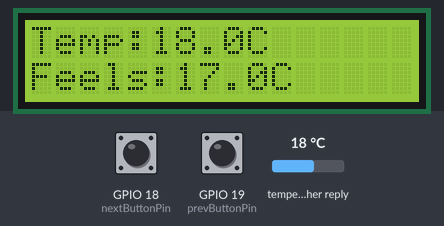
This program was run on a simulated ESP32. Parts: 16×2 character LCD. Inputs (shaded band) come from the test bench; at power-on: GPIO 18 (nextButtonPin) HIGH, GPIO 19 (prevButtonPin) HIGH, temperature in the weather reply 18 °C. WiFi joins after 1.5 s; servers stay silent unless stated; web services answer with replies made up by the test bench; what the program prints to the serial monitor is not drawn.

Above: at 5.0 s.
5.1 s: GPIO 18 (nextButtonPin) pulled LOW for 1 s
At 7.2 s:
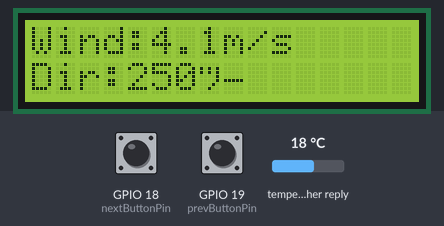
7.6 s: GPIO 19 (prevButtonPin) pulled LOW for 3.2 s
At 7.91 s:
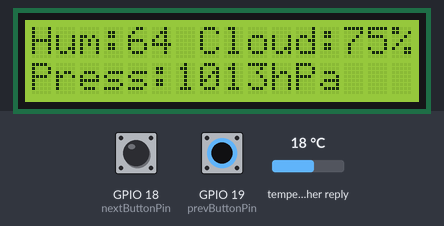
12.3 s: GPIO 19 (prevButtonPin) pulled LOW for 0.15 s
At 12.8 s:
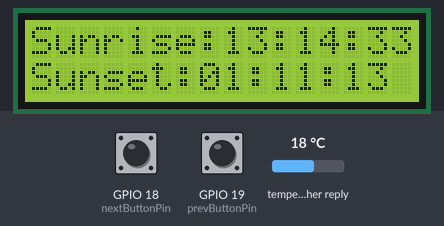
13.9 s: GPIO 19 (prevButtonPin) pulled LOW for 1 s
At 16.2 s:
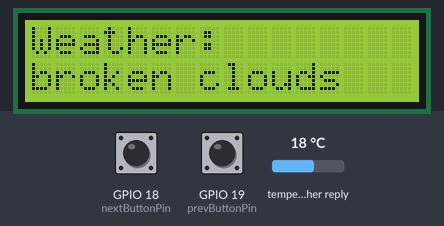
Timing chart, 0 to 17.4 s (numbered marks = the images above; inputs shaded):
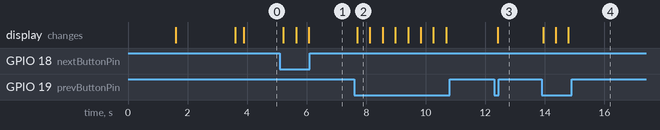

The program:

main.cpp
```cpp
#include <Arduino.h>
#include <Wire.h>
#include <LiquidCrystal_I2C.h>
#include <WiFi.h>
#include <HTTPClient.h>
#include <ArduinoJson.h>

// WiFi and API
const char* ssid = "Wokwi-GUEST";
const char* password = "";
String apiKey = "4e3ff9f85087a3196c469c725af5f9f3";
String city = "Malang";
String units = "metric";
String server = "http://api.openweathermap.org/data/2.5/weather?q=" + city + "&units=" + units + "&appid=" + apiKey;

// LCD setup
LiquidCrystal_I2C lcd(0x27, 16, 2);

// Buttons
const int nextButtonPin = 18;
const int prevButtonPin = 19;
int currentPage = 0;

// Data dari server
String temp = "-";
String feelsLike = "-";
String desc = "-";
String humidity = "-";
String clouds = "-";
String pressure = "-";
String precipitation = "-";
String windSpeed = "-";
String windDeg = "-";
String sunrise = "-";
String sunset = "-";

// Timer
unsigned long lastUpdateTime = 0;
const long updateInterval = 60000; // 1 menit

// Fungsi Forward
void getWeatherData();
void displayPage();
String convertUnixTime(long unixTime);

void setup() {
  Serial.begin(115200);

  pinMode(nextButtonPin, INPUT_PULLUP);
  pinMode(prevButtonPin, INPUT_PULLUP);

  lcd.init();
  lcd.backlight();
  lcd.setCursor(0, 0);
  lcd.print("Weather Info:");

  WiFi.begin(ssid, password);
  lcd.setCursor(0, 1);
  lcd.print("Connecting...");
  while (WiFi.status() != WL_CONNECTED) {
    delay(500);
    Serial.println("Connecting to WiFi...");
  }
  lcd.clear();
  lcd.setCursor(0, 0);
  lcd.print("Connected!");
  delay(2000);
  lcd.clear();

  getWeatherData(); // Fetch pertama
  displayPage();
}

void loop() {
  if (digitalRead(nextButtonPin) == LOW) {
    currentPage++;
    if (currentPage > 4) currentPage = 0; // Update sesuai jumlah page
    displayPage();
    delay(300);
  }

  if (digitalRead(prevButtonPin) == LOW) {
    currentPage--;
    if (currentPage < 0) currentPage = 4; // Update sesuai jumlah page
    displayPage();
    delay(300);
  }

  if (millis() - lastUpdateTime >= updateInterval) {
    getWeatherData();
    lastUpdateTime = millis();
  }

  delay(100);
}

void getWeatherData() {
  if (WiFi.status() == WL_CONNECTED) {
    HTTPClient http;
    http.begin(server);
    int httpCode = http.GET();

    if (httpCode > 0) {
      String payload = http.getString();
      Serial.println(payload);

      const size_t capacity = 2048;
      DynamicJsonDocument doc(capacity);
      DeserializationError error = deserializeJson(doc, payload);

      if (!error) {
        temp = String(doc["main"]["temp"].as<float>(), 1);
        feelsLike = String(doc["main"]["feels_like"].as<float>(), 1);
        desc = doc["weather"][0]["description"].as<String>();
        humidity = String(doc["main"]["humidity"].as<int>());
        clouds = String(doc["clouds"]["all"].as<int>()) + "%";
        pressure = String(doc["main"]["pressure"].as<int>()) + "hPa";
        windSpeed = String(doc["wind"]["speed"].as<float>(), 1) + "m/s";
        windDeg = String(doc["wind"]["deg"].as<int>()) + "°";
        sunrise = convertUnixTime(doc["sys"]["sunrise"].as<long>());
        sunset = convertUnixTime(doc["sys"]["sunset"].as<long>());

        // Periksa apakah ada hujan
        if (doc.containsKey("rain") && doc["rain"].containsKey("1h")) {
          precipitation = String(doc["rain"]["1h"].as<float>()) + "mm";
        } else {
          precipitation = "0mm";
        }
      } else {
        Serial.println("Failed to parse JSON");
      }

      displayPage();
    } else {
      Serial.println("HTTP Request error");
    }
    http.end();
  } else {
    Serial.println("WiFi disconnected");
  }
}

void displayPage() {
  lcd.clear();
  switch (currentPage) {
    case 0:
      lcd.setCursor(0, 0);
      lcd.print("Temp:" + temp + "C");
      lcd.setCursor(0, 1);
      lcd.print("Feels:" + feelsLike + "C");
      break;
    case 1:
      lcd.setCursor(0, 0);
      lcd.print("Weather:");
      lcd.setCursor(0, 1);
      lcd.print(desc);
      break;
    case 2:
      lcd.setCursor(0, 0);
      lcd.print("Hum:" + humidity + " ");
      lcd.print("Cloud:" + clouds);
      lcd.setCursor(0, 1);
      lcd.print("Press:" + pressure);
      break;
    case 3:
      lcd.setCursor(0, 0);
      lcd.print("Wind:" + windSpeed);
      lcd.setCursor(0, 1);
      lcd.print("Dir:" + windDeg);
      break;
    case 4:
      lcd.setCursor(0, 0);
      lcd.print("Sunrise:" + sunrise);
      lcd.setCursor(0, 1);
      lcd.print("Sunset:" + sunset);
      break;
  }
}

String convertUnixTime(long unixTime) {
  const int timeOffset = 7 * 3600; // WIB (UTC+7)
  unixTime += timeOffset;

  time_t rawtime = unixTime;
  struct tm * ti;
  ti = gmtime(&rawtime);
  char buffer[9];
  sprintf(buffer, "%02d:%02d:%02d", ti->tm_hour, ti->tm_min, ti->tm_sec);
  return String(buffer);
}
```

Measured:
- after the input at 5.1 s, the display: first changes after 0.12 s (image 1 shows a later state)
- after the input at 7.6 s, the display: changes after 0.10 s (image 2)
- after the input at 12.3 s, the display: changes after 0.12 s (image 3)
- after the input at 13.9 s, the display: first changes at once (image 4 shows a later state)
- what the display in image 2 shows lasts 0.4 s, from 7.7 s to 8.1 s
